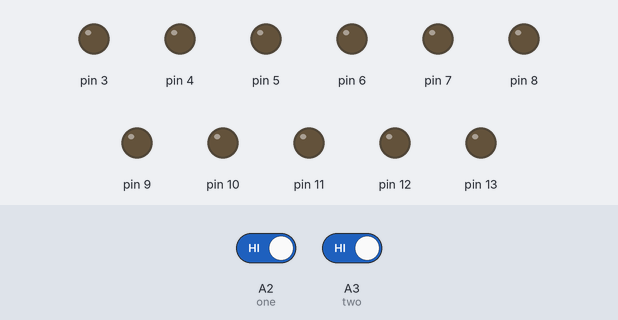
The sketch below on a simulated Arduino Uno, built with avr-gcc and run on an emulated ATmega328P. Shown: output pins drawn as LEDs (lit = HIGH). Dashed ring = blinking. The inputs (shaded band) are chosen by the test bench; at power-on: A2 (one) HIGH, A3 (two) HIGH.

Above: at 1.2 s.
1.3 s: A2 (one) driven LOW
At 1.4 s:
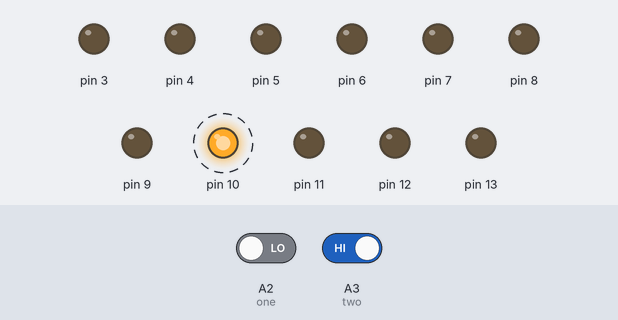
4.3 s: A3 (two) driven LOW
7.3 s: A2 (one) driven HIGH
At 8.8 s:
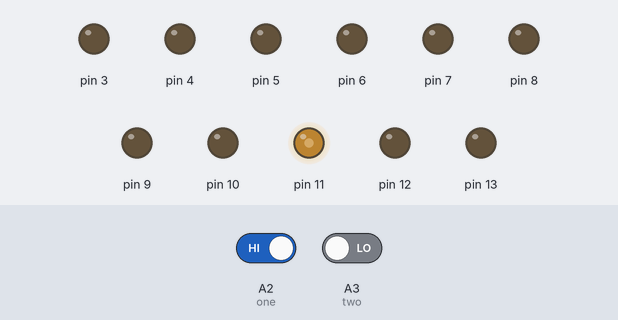
9.3 s: A2 (one) driven LOW
At 9.8 s:
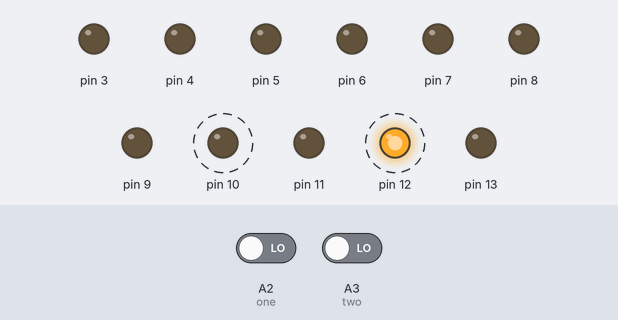
Timing chart, 0 to 13.3 s (numbered marks = the images above; inputs shaded):
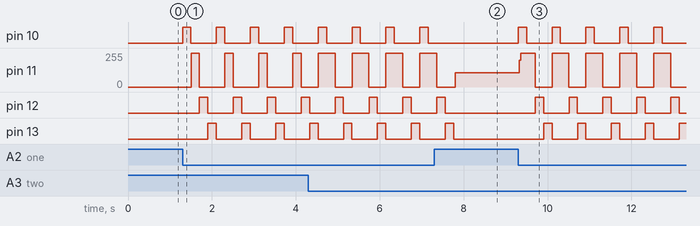

The sketch:

switch_for_blink_and_car.ino
```cpp
int one = A2;
int two = A3;
int val = 0, val2 = 0;
void setup()
{
  unsigned int i;
  for (i = 1; i <= 5; i++)
    pinMode(i, INPUT);
  pinMode(A4, INPUT_PULLUP);

  unsigned int j;
  for (j = 3; j <= 13; j++)
    pinMode(j, OUTPUT);
}

void loop()
{
  unsigned int i;
  val = digitalRead(one);
  if (val == LOW)
  {
    for (i = 10; i <= 13; i++)
    {
      digitalWrite(i, HIGH); // turn the LED on (HIGH is the voltage level)
      delay(200);            // wait for a second
      digitalWrite(i, LOW);  // turn the LED off by making the voltage LOW
      delay(2);              // wait for a second
    }
  }
  else
  {
    for (i = 10; i <= 13; i++)
    {
      digitalWrite(i, LOW);
    }
  }
  //  int val=digitalRead(A4);
  //  digitalWrite(3, val);

  val2 = digitalRead(two);
  if (val2 == LOW)
  {
    digitalWrite(10, LOW);
    digitalWrite(11, HIGH);
  }
  else
  {
    digitalWrite(10, LOW);
    digitalWrite(11, LOW);
  }
}
```

Measured:
- after the input at 1.3 s, pin 10: alternates HIGH for 0.20 s and LOW for 0.61 s, starting at once; pin 11: alternates 255/255 for 0.20 s and 0/255 for 0.61 s, starting after 0.20 s; pin 12: alternates HIGH for 0.20 s and LOW for 0.61 s, starting after 0.40 s; pin 13: alternates HIGH for 0.20 s and LOW for 0.61 s, starting after 0.61 s
- after the input at 7.3 s, pin 10: stops changing and stays LOW; pin 12: goes on until 7.6 s, then stays LOW; pin 13: goes on until 7.8 s, then stays LOW
- after the input at 9.3 s, pin 10: alternates HIGH for 0.20 s and LOW for 0.61 s, starting at once; pin 11: 108/255 → 199/255 at once, then repeats every 0.74 s: 255/255 0.34 s, 0/255 0.41 s; pin 12: alternates HIGH for 0.20 s and LOW for 0.61 s, starting after 0.40 s; pin 13: alternates HIGH for 0.20 s and LOW for 0.61 s, starting after 0.61 s
